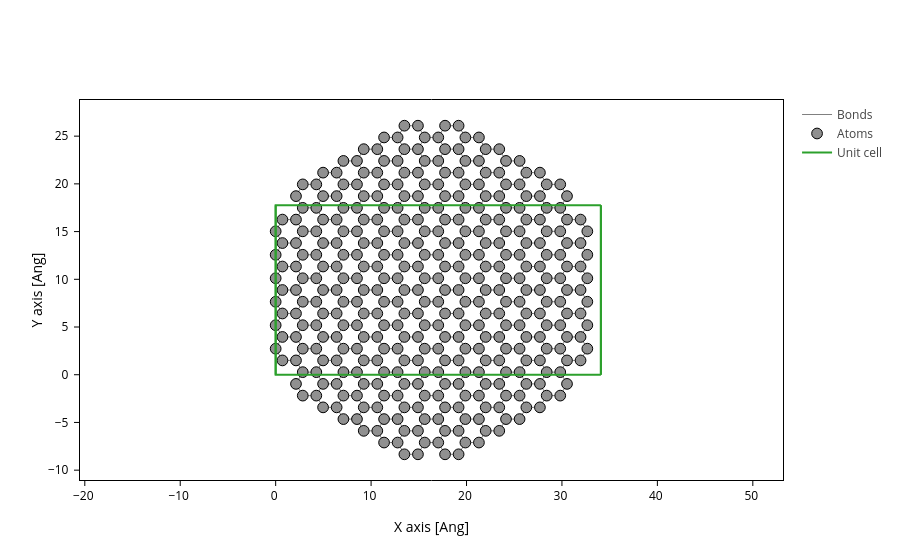

The notebook cell saved with this chart:
### Markdown cell above
## Compatibility issues with $w,\ l,\ c$
**Case**: Center size too small -- uncomment line 9

### Code cell
# using '__' to avoid overwriting the compatible parameters
from utils.structure import build_electrode, build_nanoribbon, build_reduced_device
from utils.plots import mark_electrode
w, l, c = 13, 2, 2
e = build_electrode(w, l)
r = build_nanoribbon(e, c)
d, lr_idx = build_reduced_device(r, e, repeat=3)
atoms_style = []
# atoms_style = mark_electrode(lr_idx) # uncomment to mark electrodes
d.plot(axes="xy", atoms_style=atoms_style) # plot device in xy plane

### Figure 1 — Plotly figure (JSON) as saved in the notebook; plotly's stock layout.template omitted (floating-point values rounded to 4 significant figures; data arrays with more than 128 entries replaced by an {"elided": "..."} marker saying what was removed)
{"data": [{"line": {"color": "gray", "width": 1}, "meta": {}, "mode": "lines", "name": "Bonds", "opacity": 1, "type": "scatter", "x": {"elided": "11214 float values"}, "y": {"elided": "11214 float values"}}, {"marker": {"color": "#909090", "line": {"color": "black", "width": 1}, "opacity": 1, "size": 10.72}, "meta": {}, "mode": "markers", "name": "Atoms", "opacity": 1, "type": "scatter", "x": {"elided": "372 float values"}, "y": {"elided": "372 float values"}}, {"meta": {}, "mode": "lines", "name": "Unit cell", "type": "scatter", "x": [0.0, 0.0, 34.08, 34.08, 0.0, 0.0, NaN, 0.0, 0.0, 0.0, 34.08, 34.08, 0.0, NaN, 34.08, 34.08, NaN, 34.08, 34.08], "y": [0.0, 17.76, 17.76, 17.76, 17.76, 17.76, NaN, 17.76, 0.0, 0.0, 0.0, 0.0, 0.0, NaN, 17.76, 0.0, NaN, 17.76, 0.0]}], "layout": {"scene": {"aspectmode": "data", "xaxis": {"title": {"text": "X axis [Ang]"}}, "yaxis": {"title": {"text": "Y axis [Ang]"}}}, "xaxis": {"scaleanchor": "y", "scaleratio": 1, "title": {"text": "X axis [Ang]"}}, "yaxis": {"title": {"text": "Y axis [Ang]"}}}}
